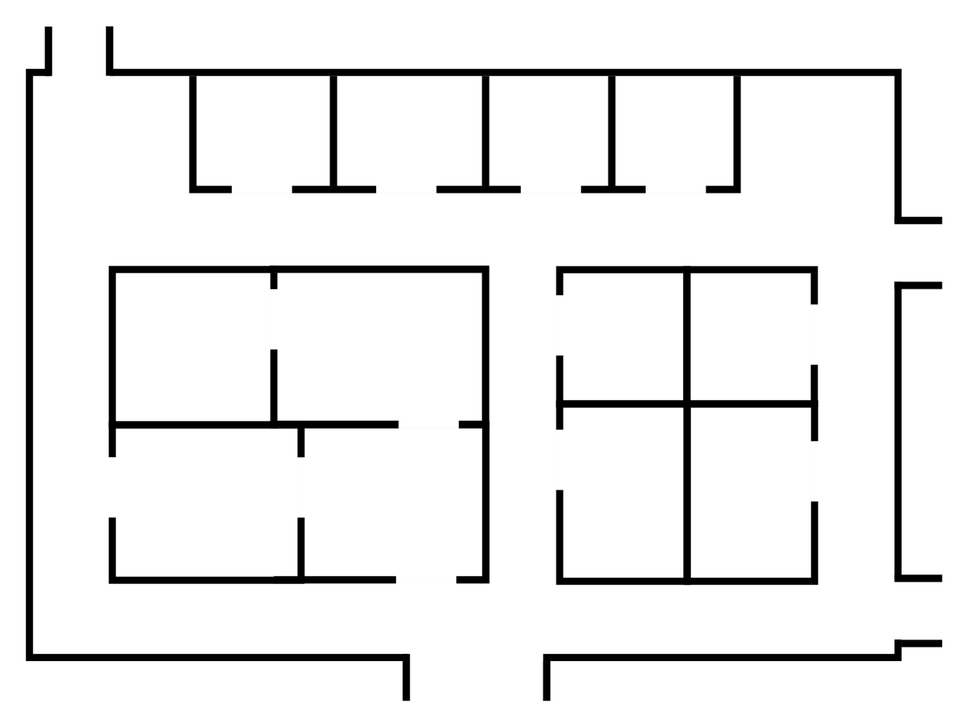
#> input picture AR-Rescue-ROS/utils/create_grid_map/assets/simu.png, 975 x 724 px, shrunk from 1752 x 1300 before the run
$ python create_grid_map.py --src assets/simu.png
#> lines starting #> are read from the running program, lines starting #| are printed output that depends on the picture
### AR-Rescue-ROS/utils/create_grid_map/grid_map_generator.py
import cv2
import numpy as np
import scipy.io

class GridMapGenerator(object):

    def __init__(self):
        pass


    def generate(self, map_file, scaler):
#> called with map_file = 'assets/simu.png', scaler = 10
        map_img = cv2.imread(map_file)
#> map_img is the input picture: shape (724, 975, 3); min 0, max 255, mean 236.8
        map_gray = cv2.cvtColor(map_img, cv2.COLOR_BGR2GRAY)

        grid_map = self.discretize_(map_gray, scaler)

        self.save_(grid_map, map_file)


    def discretize_(self, m, scaler):
#> called with scaler = 10
        h, w = m.shape
#> h = 724; w = 975

        grid_map = np.ones(((h + scaler-1) // scaler, (w + scaler-1) // scaler))

        for r in range(0, h, scaler):
            for c in range(0, w, scaler):
                if self.is_block_(m, r, c, scaler):
                    grid_map[r//scaler, c//scaler] = 0
                else:
                    grid_map[r//scaler, c//scaler] = 1
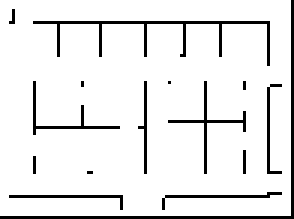
#> grid_map: shape (73, 98) float64 (shown 3 times larger); values 0 (black) and 1 (white), 91.4% white; black in thin lines or dots

        return grid_map

    def is_block_(self, m, r, c, scaler):
        val = np.sum(m[r:r+scaler, c:c+scaler])
        return val < (128 * scaler * scaler)

    def save_(self, grid_map, map_file):
#> called with map_file = 'assets/simu.png'
        print(grid_map.shape)
#| (73, 98)

        grid_map.dump("new.numpy")
        scipy.io.savemat("new.mat", {"map": grid_map})

        cv2.imshow("grid", grid_map)
        cv2.waitKey()

### AR-Rescue-ROS/utils/create_grid_map/utils.py
import argparse

def arg_parser():
    """Argument Parser
    Parse arguments from command line, and perform error checking
    Returns:
        An argument object which contains arguments from cmd line
    """
    parser = argparse.ArgumentParser(prog='Generate grid map')

    parser.add_argument(
        "--src",
        dest="src",
        type=str,
        required=True,
        help="Original map source"
    )
    parser.add_argument(
        "--scaler",
        dest="scaler",
        type=int,
        default=10,
        help="Define the size of each grid nxn pixels"
    )

    args = parser.parse_args()

    return args

### AR-Rescue-ROS/utils/create_grid_map/create_grid_map.py
from utils import arg_parser
from grid_map_generator import GridMapGenerator


if __name__ == "__main__":
    args = arg_parser()

    generator = GridMapGenerator()
    generator.generate(args.src, args.scaler)
